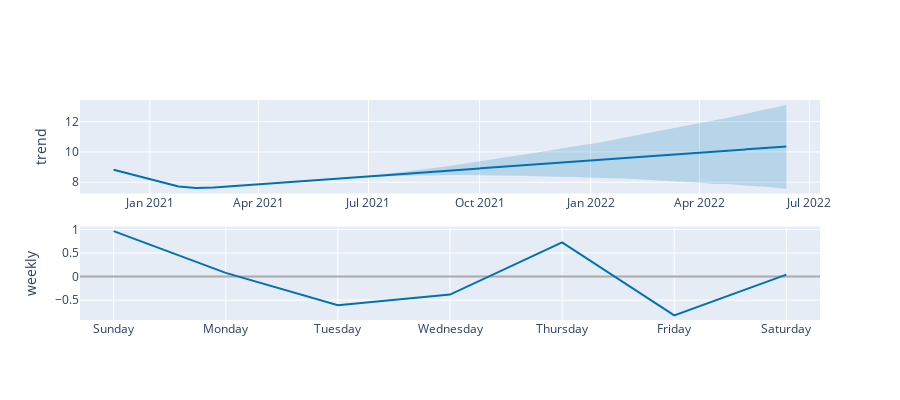

The notebook cell saved with this chart:
### Code cell
# Python
plot_components_plotly(m, forecast)

### Figure 1 — Plotly figure (JSON) as saved in the notebook; plotly's stock layout.template omitted (floating-point values rounded to 4 significant figures; data arrays with more than 128 entries replaced by an {"elided": "..."} marker saying what was removed)
{"data": [{"line": {"color": "#0072B2", "width": 2}, "mode": "lines", "name": "trend", "type": "scatter", "x": {"elided": "556 str values"}, "xaxis": "x", "y": {"elided": "556 float values"}, "yaxis": "y"}, {"line": {"color": "rgba(0, 114, 178, 0.2)", "width": 0}, "mode": "lines", "name": "trend_upper", "type": "scatter", "x": {"elided": "556 str values"}, "xaxis": "x", "y": {"elided": "556 float values"}, "yaxis": "y"}, {"fill": "tonexty", "fillcolor": "rgba(0, 114, 178, 0.2)", "line": {"color": "rgba(0, 114, 178, 0.2)", "width": 0}, "mode": "lines", "name": "trend_lower", "type": "scatter", "x": {"elided": "556 str values"}, "xaxis": "x", "y": {"elided": "556 float values"}, "yaxis": "y"}, {"line": {"color": "#0072B2", "width": 2}, "mode": "lines", "name": "weekly", "type": "scatter", "x": ["2017-01-01T00:00:00", "2017-01-02T00:00:00", "2017-01-03T00:00:00", "2017-01-04T00:00:00", "2017-01-05T00:00:00", "2017-01-06T00:00:00", "2017-01-07T00:00:00"], "xaxis": "x2", "y": [0.9632, 0.07951, -0.6085, -0.3809, 0.7271, -0.8215, 0.0411], "yaxis": "y2"}], "layout": {"height": 400, "showlegend": false, "width": 900, "xaxis": {"anchor": "y", "domain": [0, 1], "range": ["2020-11-04T03:36:00", "2022-07-09T20:24:00"], "type": "date"}, "xaxis2": {"anchor": "y2", "domain": [0, 1], "range": ["2016-12-31T16:48:00", "2017-01-07T07:12:00"], "tickformat": "%A", "type": "date"}, "yaxis": {"anchor": "x", "domain": [0.575, 1], "rangemode": "normal", "title": {"text": "trend"}, "zerolinecolor": "#AAA"}, "yaxis2": {"anchor": "x2", "domain": [0, 0.425], "title": {"text": "weekly"}, "zerolinecolor": "#AAA"}}}
